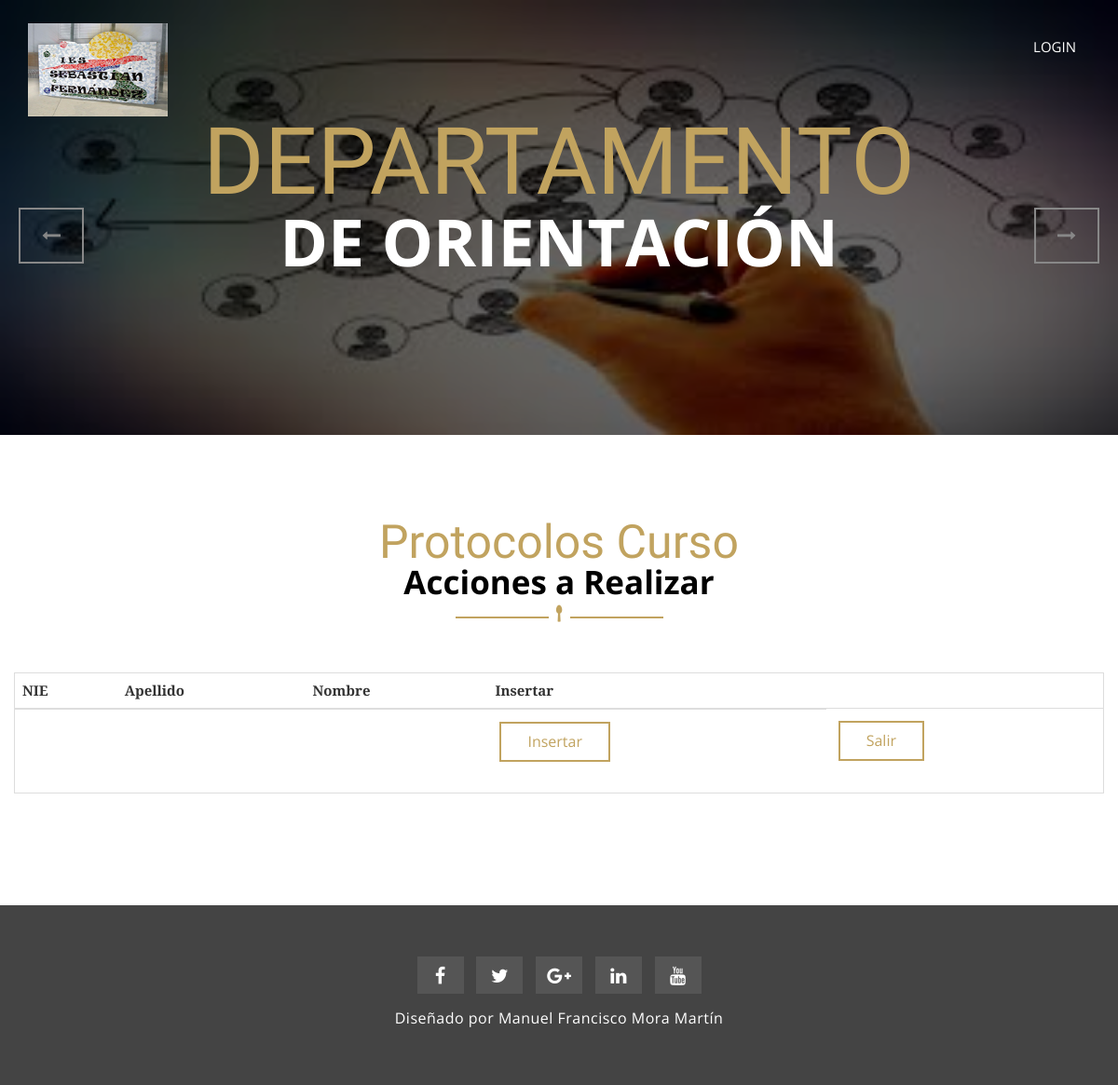
/index.php/Protocolos/alumnoCurso/18, run on an earlier commit of the app's database.
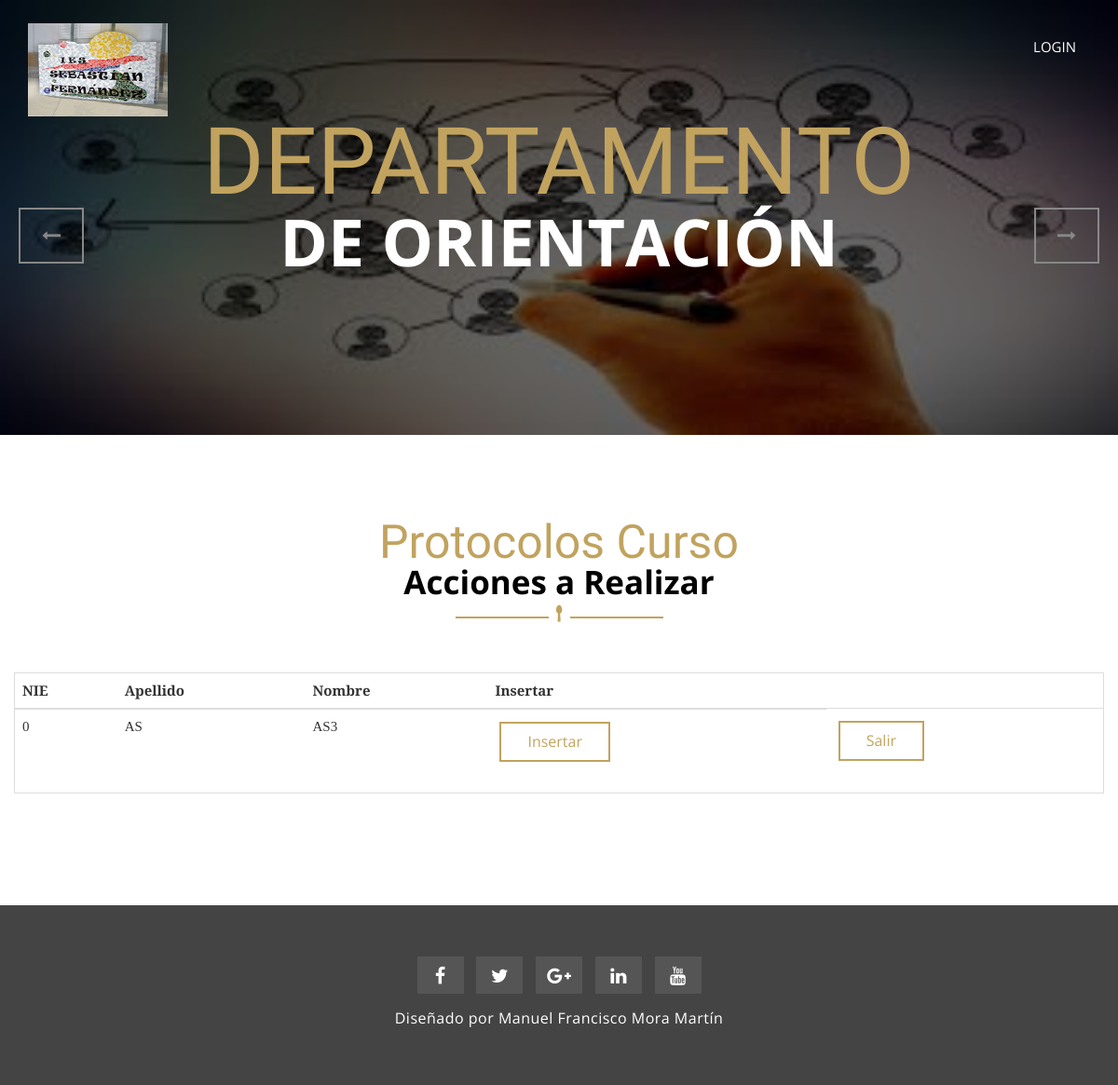
And on a later commit of the database.
### tables this page shows
CREATE TABLE `alumno` (
  `idAlumno` int(11) NOT NULL,
  `apellidos` varchar(45) NOT NULL,
  `nombre` varchar(30) NOT NULL,
  `nie` int(7) NOT NULL,
  `fechaNacimiento` date NOT NULL,
  `edad` int(2) DEFAULT NULL,
  `fotoAlumnado` varchar(45) DEFAULT NULL,
  `datos_medicos` varchar(100) DEFAULT NULL,
  `datos_psicologicos` varchar(100) DEFAULT NULL,
  `informe_medico` varchar(45) DEFAULT NULL COMMENT 'Informe medico en PDF',
  `nombreT1` varchar(80) NOT NULL,
  `nombreT2` varchar(80) DEFAULT NULL,
  `direccion` varchar(45) NOT NULL,
  `cp` int(5) NOT NULL,
  `poblacion` varchar(45) NOT NULL,
  `cod_provincia` char(2) DEFAULT NULL,
  `telefono1` int(9) NOT NULL,
  `telefono2` int(9) DEFAULT NULL,
  `tipo` varchar(45) DEFAULT NULL COMMENT 'Tipo de familia(Tradicional,Monoparental...)',
  `situacion` varchar(45) DEFAULT NULL,
  `implicacion_escolar` varchar(45) DEFAULT NULL,
  `curso` int(1) NOT NULL,
  `grupo` char(1) NOT NULL,
  `fecha_inser` date DEFAULT NULL,
  `Usuario_idUsuario` int(11) NOT NULL
);

### application/controllers/Protocolos.php (called while the page is built, shortened)
<?php
class Protocolos extends CI_Controller {
    public function __construct() {
        $this->load->helper('Formulario');
        $this->load->library('form_validation');
        $this->load->model('M_Protocolos');
        $this->load->model('M_AccionTutorial');
    }
    public function alumnoCurso($idAlumno) {
        $num_idneae = $this->M_AccionTutorial->getidProtocolos($idAlumno);
        $alumnos = $this->M_AccionTutorial->getDatosAlumno($idAlumno);
        $cuerpo = $this->load->view('V_MenuProtocolosC', array('alumnos' => $alumnos,
                                                               'num_idneae' => $num_idneae), TRUE);
        $this->load->view('V_Plantilla', Array('cuerpo' => $cuerpo,
                                                 'homeactive' => 'active'));
    }
}

### index.php (called while the page is built, shortened)
<?php
require_once BASEPATH.'core/CodeIgniter.php';

### application/models/M_AccionTutorial.php (called while the page is built, shortened)
<?php
class M_AccionTutorial extends CI_Model{
    public function getDatosAlumno($id) {
        $query = $this->db->query("SELECT * "
                . "FROM alumno "
                . "WHERE idAlumno = '$id'");
        return $query->row_array();
    }
    public function getidProtocolos($idAlumno) {
        $query = $this->db->query("SELECT idProtocolos "
                . "FROM protocolos "
                . "WHERE idAlumno = '$idAlumno' " );
        return $query->num_rows();
    }
}

### application/helpers/sesion_helper.php (called while the page is built)
<?php
function SesionIniciadaCheck() {
    $CI = get_instance();
    if ($CI->session->userdata('logged_in')) {
        return TRUE;
    } else {
        return FALSE;
    }
}

### application/views/V_MenuProtocolosC.php (the view, shortened to what this page needs)
<section id="mu-contact">
    <div class="container">
        <div class="row">
            <div class="col-md-12">
                <div class="mu-contact-area">
                    <div class="mu-title">
                        <span class="mu-subtitle">Protocolos Curso</span>
                        <h2>Acciones a Realizar</h2>
                        <i class="fa fa-spoon"></i>
                    </div>
                    <div class="mu-contact-content">
                        <div class="row">
                            <div class="cart-view-table">
                                <div class="table table-bordered">
                                    <table class="table">
                                        <thead>
                                            <tr>
                                                <th>NIE</th>
                                                <th>Apellido</th>
                                                <th>Nombre</th>
                                                <?php if ($num_idneae == 0): ?>
                                                    <th>Insertar</th>
                                                <?php endif; ?>
                                            </tr>
                                        </thead>
                                        <tbody>
                                            <tr>
                                                <td><?= $alumnos['nie'] ?></td>
                                                <td><?= $alumnos['apellidos'] ?></td>
                                                <td><?= $alumnos['nombre'] ?>  </td>
                                                <?php if ($num_idneae == 0): ?>
                                                    <td><a class="mu-readmore-btn" href="<?= site_url() . "/Protocolos/insertar/" . $alumnos['idAlumno'] ?>">Insertar</a></td>
                                                <?php endif; ?>
                                                    <td><a class="mu-readmore-btn" href="<?= site_url() . "/AccionTutorial/VolverCurso/".$alumnos['idAlumno'] ?>">Salir</a></td>
                                            </tr>
                                        </tbody>
                                    </table>
                                </div>
                            </div>
                        </div>
                    </div>
                </div>
            </div>
        </div>
    </div>
</section>

### application/views/V_Plantilla.php (shortened to what this page needs)
<!DOCTYPE html>
<html lang="en">
    <head>
        <link href="<?= base_url() ?>assets/css/select2.css" rel="stylesheet">
        <link href="<?= base_url() ?>assets/css/easy-autocomplete.css" rel="stylesheet">
        <link href="<?= base_url() ?>assets/css/autocomplete.css" rel="stylesheet">
        <link href="<?= base_url() ?>assets/css/font-awesome.css" rel="stylesheet">
        <link href="<?= base_url() ?>assets/css/bootstrap.css" rel="stylesheet">
        <link rel="stylesheet" type="text/css" href="<?= base_url() ?>assets/css/slick.css">
        <link rel="stylesheet" type="text/css" href="<?= base_url() ?>assets/css/bootstrap-datepicker.css">
        <link id="switcher" href="<?= base_url() ?>assets/css/theme-color/default-theme.css" rel="stylesheet">
        <link href="<?= base_url() ?>assets/css/style.css" rel="stylesheet">
    </head>
    <body>
        <header id="mu-header">
            <nav class="navbar navbar-default mu-main-navbar" role="navigation">
                <div class="container">
                    <div class="navbar-header">
                        <a href="index.html"><img style=" width: 150px; height: 100px;"  src="<?= base_url() ?>assets/img/logo.jpg" alt="Logo jpg"></a>
                    </div>
                    <div id="navbar" class="navbar-collapse collapse">
                        <ul id="top-menu" class="nav navbar-nav navbar-right mu-main-nav">
                            <?php if (!SesionIniciadaCheck()):  ?>
                                <li><a href="<?= base_url() . 'index.php/Login' ?>" >LOGIN</a></li>
                            <?php endif; ?>
                        </ul>
                    </div>
                </div>
            </nav>
        </header>
        <section id="mu-slider">
            <div class="mu-slider-area">
                <div class="mu-top-slider">
                    <div class="mu-top-slider-single">
                        <img src="<?= base_url() ?>assets/img/slider/1.jpg" alt="img">
                        <div class="mu-top-slider-content">
                            <span class="mu-slider-small-title">DEPARTAMENTO </span>
                            <h2 class="mu-slider-title">DE ORIENTACIÓN</h2>
                        </div>
                    </div>
            </div>
        </section>
        <?php
        if (isset($cuerpo)) {
            echo $cuerpo;
        }
        ?>
        <footer id="mu-footer">
            <div class="container">
                <div class="row">
                    <div class="col-md-12">
                        <div class="mu-footer-area">
                            <div class="mu-footer-social">
                                <a href="#"><span class="fa fa-facebook"></span></a>
                                <a href="#"><span class="fa fa-twitter"></span></a>
                                <a href="#"><span class="fa fa-google-plus"></span></a>
                                <a href="#"><span class="fa fa-linkedin"></span></a>
                                <a href="#"><span class="fa fa-youtube"></span></a>
                            </div>
                            <div class="mu-footer-copyright">
                                <p>Diseñado por Manuel Francisco Mora Martín</p>
                            </div>
                        </div>
                    </div>
                </div>
            </div>
        </footer>
    </body>
</html>

### assets/css/theme-color/default-theme.css (style rules this page uses)
.mu-readmore-btn { color: #c1a35f; }
.mu-readmore-btn::after { border: 2px solid #c1a35f; }
#mu-slider .mu-slider-area .mu-top-slider .mu-top-slider-single .mu-top-slider-content .mu-slider-small-title { color: #c1a35f; }
.mu-title .mu-subtitle { color: #c1a35f; }
.mu-title i { color: #c1a35f; }

### assets/css/style.css (style rules this page uses)
body { background-color: #ffffff; font-family: "Prata", serif; color: #333333; font-size: 15px; overflow-x: hidden; }
ul { padding: 0; margin: 0; list-style: none; }
a { text-decoration: none; color: #333333; }
h1, h2, h3, h4, h5, h6 { font-family: "Open Sans", sans-serif; }
h2 { font-size: 30px; font-weight: 700; line-height: 40px; margin: 0; }
img { border: none; }
.mu-readmore-btn { background-color: #fff; font-family: "Open Sans", sans-serif; display: inline-block; font-size: 16px; padding: 15px 35px; position: relative; -webkit-transition: all 0.5s; -moz-transition: all 0.5s; -ms-transition: all 0.5s; -o-transition: all 0.5s; transition: all 0.5s; }
.mu-readmore-btn::after { bottom: 5px; content: ""; left: 5px; position: absolute; right: 5px; top: 5px; -webkit-transition: all 0.2s; -moz-transition: all 0.2s; -ms-transition: all 0.2s; -o-transition: all 0.2s; transition: all 0.2s; }
#mu-header { left: 0; right: 0; top: 0; position: fixed; z-index: 999; }
.mu-main-navbar { background-color: transparent; border: none; padding: 25px 0; border-radius: 0; -webkit-transition: all 0.5s; -moz-transition: all 0.5s; -ms-transition: all 0.5s; -o-transition: all 0.5s; transition: all 0.5s; }
.mu-main-navbar .mu-main-nav { font-family: "Open Sans", sans-serif; }
.mu-main-navbar .mu-main-nav li a { color: #fff; -webkit-transition: all 0.5s; -moz-transition: all 0.5s; -ms-transition: all 0.5s; -o-transition: all 0.5s; transition: all 0.5s; }
#mu-slider { display: inline; float: left; width: 100%; position: relative; }
#mu-slider .mu-slider-area { display: inline; float: left; width: 100%; }
#mu-slider .mu-slider-area .mu-top-slider { display: inline; float: left; width: 100%; }
#mu-slider .mu-slider-area .mu-top-slider .mu-top-slider-single { display: inline; float: left; position: relative; width: 100%; }
#mu-slider .mu-slider-area .mu-top-slider .mu-top-slider-single:after { background-color: rgba(0, 0, 0, 0.6); bottom: 0; content: ""; left: 0; position: absolute; right: 0; top: 0; z-index: 9; }
#mu-slider .mu-slider-area .mu-top-slider .mu-top-slider-single img { width: 100%; }
#mu-slider .mu-slider-area .mu-top-slider .mu-top-slider-single .mu-top-slider-content { position: absolute; left: 15%; top: 33%; right: 15%; text-align: center; z-index: 99; }
#mu-slider .mu-slider-area .mu-top-slider .mu-top-slider-single .mu-top-slider-content .mu-slider-small-title { font-family: "Tangerine", cursive; font-size: 100px; font-weight: 400; line-height: 40px; }
#mu-slider .mu-slider-area .mu-top-slider .mu-top-slider-single .mu-top-slider-content .mu-slider-title { color: #fff; font-size: 70px; line-height: 90px; }
.mu-title { display: inline; float: left; width: 100%; margin-bottom: 20px; text-align: center; }
.mu-title .mu-subtitle { font-size: 50px; font-family: "Tangerine", cursive; line-height: 30px; }
.mu-title h2 { color: #000; font-size: 35px; margin-bottom: 5px; }
.mu-title i { font-size: 18px; }
#mu-contact { display: inline; float: left; padding: 100px 0; width: 100%; }
#mu-contact .mu-contact-area { display: inline; float: left; width: 100%; }
#mu-contact .mu-contact-area .mu-contact-content { display: inline; float: left; margin-top: 30px; width: 100%; }
#mu-footer { background-color: #444; display: inline; float: left; padding: 50px 0; width: 100%; }
#mu-footer .mu-footer-area { display: inline; float: left; width: 100%; text-align: center; }
#mu-footer .mu-footer-area .mu-footer-social { display: inline; float: left; width: 100%; text-align: center; margin-bottom: 10px; }
#mu-footer .mu-footer-area .mu-footer-social a { background-color: #555; color: #fff; display: inline-block; font-size: 20px; height: 40px; line-height: 32px; margin: 5px; padding: 5px; text-align: center; width: 50px; -webkit-transition: all 0.5s; -moz-transition: all 0.5s; -ms-transition: all 0.5s; -o-transition: all 0.5s; transition: all 0.5s; }
#mu-footer .mu-footer-area .mu-footer-copyright { display: inline; float: left; width: 100%; }
#mu-footer .mu-footer-area .mu-footer-copyright p { font-family: "Open Sans", sans-serif; font-size: 16px; letter-spacing: 0.5px; color: #fff; }

What changed in the data, as far as the page shows it:
added alumno: nie "0", apellidos "AS", nombre "AS3"
